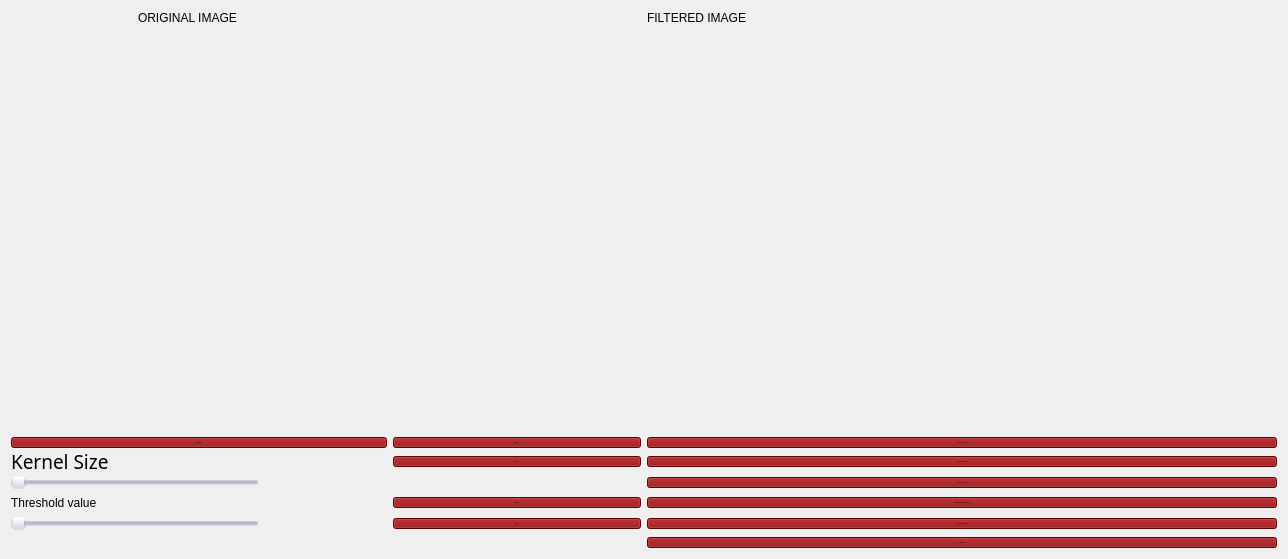
      <widget class="QWidget" name="HW8">
       <attribute name="title">
        <string>HW8</string>
       </attribute>
       <layout class="QGridLayout" name="gridLayout_10">
        <item row="2" column="5" colspan="2">
         <widget class="QPushButton" name="closing_of_opening_button">
          <property name="font">
           <font>
            <family>Bodoni MT</family>
            <pointsize>-1</pointsize>
            <italic>false</italic>
            <bold>false</bold>
           </font>
          </property>
          <property name="styleSheet">
           <string notr="true">background-color: rgb(135, 0, 2);</string>
          </property>
          <property name="text">
           <string>Closing of Opening</string>
          </property>
         </widget>
        </item>
        <item row="8" column="0" colspan="2">
         <widget class="QSlider" name="th_value_slider">
          <property name="styleSheet">
           <string notr="true">background-color: rgba(199, 204, 219,0);
color: rgb(0, 0, 0);</string>
          </property>
          <property name="orientation">
           <enum>Qt::Horizontal</enum>
          </property>
         </widget>
        </item>
        <item row="4" column="0">
         <widget class="QLabel" name="label_29">
          <property name="minimumSize">
           <size>
            <width>0</width>
            <height>0</height>
           </size>
          </property>
          <property name="maximumSize">
           <size>
            <width>16777215</width>
            <height>15</height>
           </size>
          </property>
          <property name="font">
           <font>
            <family>Bodoni MT</family>
            <pointsize>14</pointsize>
            <italic>false</italic>
            <bold>false</bold>
           </font>
          </property>
          <property name="styleSheet">
           <string notr="true">background-color: rgba(199, 204, 219,0);
color: rgb(0, 0, 0);
font: 14pt &quot;Bodoni MT&quot;;</string>
          </property>
          <property name="text">
           <string>Kernel Size</string>
          </property>
         </widget>
        </item>
        <item row="8" column="5" colspan="2">
         <widget class="QPushButton" name="gradient_button">
          <property name="font">
           <font>
            <family>Bodoni MT</family>
            <pointsize>-1</pointsize>
            <italic>false</italic>
            <bold>false</bold>
           </font>
          </property>
          <property name="styleSheet">
           <string notr="true">background-color: rgb(135, 0, 2);</string>
          </property>
          <property name="text">
           <string>Morphological Gradient</string>
          </property>
         </widget>
        </item>
        <item row="1" column="0" colspan="5">
         <widget class="QLabel" name="orgin_img_label">
          <property name="minimumSize">
           <size>
            <width>630</width>
            <height>400</height>
           </size>
          </property>
          <property name="maximumSize">
           <size>
            <width>630</width>
            <height>16777215</height>
           </size>
          </property>
          <property name="styleSheet">
           <string notr="true">background-color: rgba(199, 204, 219,0);</string>
          </property>
          <property name="text">
           <string/>
          </property>
          <property name="scaledContents">
           <bool>true</bool>
          </property>
         </widget>
        </item>
        <item row="5" column="5" colspan="2">
         <widget class="QPushButton" name="threshold_that_button">
          <property name="font">
           <font>
            <family>Bodoni MT</family>
            <pointsize>-1</pointsize>
            <italic>false</italic>
            <bold>false</bold>
           </font>
          </property>
          <property name="styleSheet">
           <string notr="true">background-color: rgb(135, 0, 2);</string>
          </property>
          <property name="text">
           <string>Thresholded Top Hat</string>
          </property>
         </widget>
        </item>
        <item row="1" column="5" colspan="2">
         <widget class="QLabel" name="filter_img_label">
          <property name="minimumSize">
           <size>
            <width>630</width>
            <height>400</height>
           </size>
          </property>
          <property name="maximumSize">
           <size>
            <width>630</width>
            <height>16777215</height>
           </size>
          </property>
          <property name="styleSheet">
           <string notr="true">background-color: rgba(199, 204, 219,0);</string>
          </property>
          <property name="text">
           <string/>
          </property>
          <property name="scaledContents">
           <bool>true</bool>
          </property>
         </widget>
        </item>
        <item row="5" column="2">
         <widget class="QLabel" name="kernel_label">
          <property name="styleSheet">
           <string notr="true">background-color: rgba(199, 204, 219,0);
color: rgb(0, 0, 0);
font: 14pt &quot;Bodoni MT&quot;;</string>
          </property>
          <property name="text">
           <string/>
          </property>
         </widget>
        </item>
        <item row="8" column="2">
         <widget class="QLabel" name="th_label">
          <property name="styleSheet">
           <string notr="true">background-color: rgba(199, 204, 219,0);
color: rgb(0, 0, 0);
font: 14pt &quot;Bodoni MT&quot;;</string>
          </property>
          <property name="text">
           <string/>
          </property>
         </widget>
        </item>
        <item row="0" column="1" colspan="2">
         <widget class="QLabel" name="label_27">
          <property name="maximumSize">
           <size>
            <width>16777215</width>
            <height>50</height>
           </size>
          </property>
          <property name="styleSheet">
           <string notr="true">background-color: rgba(199, 204, 219,0);
color: rgb(0, 0, 0);
font: 14pt &quot;Bodoni MT&quot;;</string>
          </property>
          <property name="text">
           <string>ORIGINAL IMAGE</string>
          </property>
         </widget>
        </item>
        <item row="2" column="3" colspan="2">
         <widget class="QPushButton" name="dilation_button">
          <property name="font">
           <font>
            <family>Bodoni MT</family>
            <pointsize>-1</pointsize>
            <italic>false</italic>
            <bold>false</bold>
           </font>
          </property>
          <property name="styleSheet">
           <string notr="true">background-color: rgb(135, 0, 2);</string>
          </property>
          <property name="text">
           <string>Dilation</string>
          </property>
         </widget>
        </item>
        <item row="2" column="0" colspan="3">
         <widget class="QPushButton" name="load_buttons">
          <property name="font">
           <font>
            <family>Bodoni MT</family>
            <pointsize>-1</pointsize>
            <italic>false</italic>
            <bold>false</bold>
           </font>
          </property>
          <property name="styleSheet">
           <string notr="true">background-color: rgb(135, 0, 2);</string>
          </property>
          <property name="text">
           <string>Load Image</string>
          </property>
         </widget>
        </item>
        <item row="7" column="5" colspan="2">
         <widget class="QPushButton" name="bhat_button">
          <property name="font">
           <font>
            <family>Bodoni MT</family>
            <pointsize>-1</pointsize>
            <italic>false</italic>
            <bold>false</bold>
           </font>
          </property>
          <property name="styleSheet">
           <string notr="true">background-color: rgb(135, 0, 2);</string>
          </property>
          <property name="text">
           <string>Close(30)-Open(100)-Grandient(3)</string>
          </property>
         </widget>
        </item>
        <item row="4" column="3" colspan="2">
         <widget class="QPushButton" name="erosion_button">
          <property name="font">
           <font>
            <family>Bodoni MT</family>
            <pointsize>-1</pointsize>
            <italic>false</italic>
            <bold>false</bold>
           </font>
          </property>
          <property name="styleSheet">
           <string notr="true">background-color: rgb(135, 0, 2);</string>
          </property>
          <property name="text">
           <string>Erosion</string>
          </property>
         </widget>
        </item>
        <item row="0" column="5" colspan="2">
         <widget class="QLabel" name="filtered_label">
          <property name="maximumSize">
           <size>
            <width>16777215</width>
            <height>50</height>
           </size>
          </property>
          <property name="styleSheet">
           <string notr="true">background-color: rgba(199, 204, 219,0);
color: rgb(0, 0, 0);
font: 14pt &quot;Bodoni MT&quot;;</string>
          </property>
          <property name="text">
           <string>FILTERED IMAGE</string>
          </property>
         </widget>
        </item>
        <item row="9" column="5" colspan="2">
         <widget class="QPushButton" name="thresholding_button">
          <property name="font">
           <font>
            <family>Bodoni MT</family>
            <pointsize>-1</pointsize>
            <italic>false</italic>
            <bold>false</bold>
           </font>
          </property>
          <property name="styleSheet">
           <string notr="true">background-color: rgb(135, 0, 2);</string>
          </property>
          <property name="text">
           <string>Thresholding</string>
          </property>
         </widget>
        </item>
        <item row="4" column="5" colspan="2">
         <widget class="QPushButton" name="that_button">
          <property name="font">
           <font>
            <family>Bodoni MT</family>
            <pointsize>-1</pointsize>
            <italic>false</italic>
            <bold>false</bold>
           </font>
          </property>
          <property name="styleSheet">
           <string notr="true">background-color: rgb(135, 0, 2);</string>
          </property>
          <property name="text">
           <string>T hat transformation</string>
          </property>
         </widget>
        </item>
        <item row="5" column="0" colspan="2">
         <widget class="QSlider" name="kernel_slider">
          <property name="styleSheet">
           <string notr="true">background-color: rgba(199, 204, 219,0);
color: rgb(0, 0, 0);</string>
          </property>
          <property name="orientation">
           <enum>Qt::Horizontal</enum>
          </property>
         </widget>
        </item>
        <item row="7" column="0">
         <widget class="QLabel" name="label_30">
          <property name="maximumSize">
           <size>
            <width>16777215</width>
            <height>15</height>
           </size>
          </property>
          <property name="styleSheet">
           <string notr="true">background-color: rgba(199, 204, 219,0);
color: rgb(0, 0, 0);
font: 14pt &quot;Bodoni MT&quot;;</string>
          </property>
          <property name="text">
           <string>Threshold value</string>
          </property>
         </widget>
        </item>
        <item row="7" column="3" colspan="2">
         <widget class="QPushButton" name="opening_button">
          <property name="font">
           <font>
            <family>Bodoni MT</family>
            <pointsize>-1</pointsize>
            <italic>false</italic>
            <bold>false</bold>
           </font>
          </property>
          <property name="styleSheet">
           <string notr="true">background-color: rgb(135, 0, 2);</string>
          </property>
          <property name="text">
           <string>Opening</string>
          </property>
         </widget>
        </item>
        <item row="8" column="3" colspan="2">
         <widget class="QPushButton" name="closing_button">
          <property name="font">
           <font>
            <family>Bodoni MT</family>
            <pointsize>-1</pointsize>
            <italic>false</italic>
            <bold>false</bold>
           </font>
          </property>
          <property name="styleSheet">
           <string notr="true">background-color: rgb(135, 0, 2);</string>
          </property>
          <property name="text">
           <string>Closing</string>
          </property>
         </widget>
        </item>
       </layout>
      </widget>
